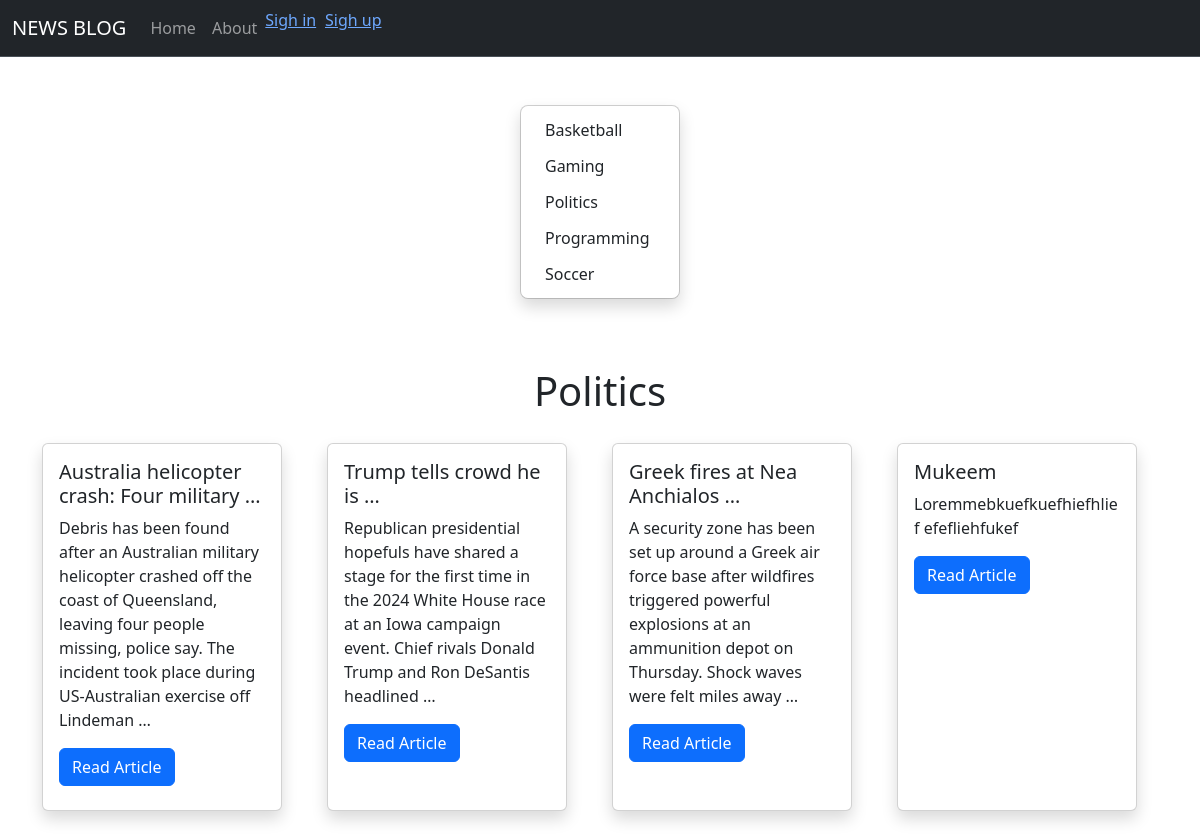
The app's page /category/2/ with its own data.
### blogproject/apps/articles/models.py (models this page shows, shortened)
class Category(models.Model):
    class Meta:
        verbose_name = "category"
        verbose_name_plural = "categories"
        ordering = ["name"]
    name = models.CharField(max_length=200, db_index=True)
    description = models.TextField(blank=True)

class Article(models.Model):
    class Meta:
        ordering = ["category"]
        verbose_name_plural = "articles"
        verbose_name = "article"
    title = models.CharField(max_length=350)
    description = models.TextField()
    category = models.ForeignKey('Category', on_delete=models.PROTECT, default=1, null=True)
    created = models.DateTimeField()
    published = models.BooleanField(default=True)

### blogproject/apps/articles/views.py (the view)
# urls.py: path('category/<int:category_id>/', get_category),
def get_category(request, category_id):
    categories = Category.objects.all().order_by("name").values()
    articles = Article.objects.filter(category_id=category_id)
    category = Category.objects.get(id=category_id)
    title = f"News Blog | {category.name}"
    return render(request, "category.html", {
        "categories": categories,
        "articles": articles,
        "category": category,
        "title": title
    })

### blogproject/apps/articles/templates/category.html
{% extends 'base.html' %}
{% block content %}
<div class="d-flex flex-column flex-md-row p-4 gap-4 py-md-5 align-items-center justify-content-center">
    <ul class="dropdown-menu position-static d-grid gap-1 p-2 rounded-3 mx-0 shadow w-220px" data-bs-theme="light">
        {% for category in categories %}
        <li><a class="dropdown-item rounded-2" href="/category/{{ category.id }}">{{ category.name }}</a></li>
        {% endfor %}
    </ul>
</div>
<div class="container" style="margin-top: 20px;">
    <h1 style="text-align: center;">{{ category.name }}</h1>
    <div class="row d-flex justify-content-center">
        {% for article in articles %}
        <div class="col-sm-6 col-md-3 justify-content-center">
            <div class="card shadow" style="width: 15rem; height: 23rem; margin-top: 20px;">
                <div class="card-body">
                    <h5 class="card-title">{{ article.title|truncatewords:5 }}</h5>
                    <p class="card-text">{{ article.description|truncatewords:30 }}</p>
                    <a href="/articles/{{ article.id }}" class="btn btn-primary">Read Article</a>
                </div>
                <br>
            </div>
            <br>
        </div>
        {% endfor %}
    </div>
</div>
{% endblock %}

### records on screen
Category: name "Basketball"
Category: name "Gaming"
Category: name "Politics"
Category: name "Programming"
Category: name "Soccer"
Article: title "Australia helicopter crash: Four military …", description "Debris has been found after an Australian military helicopter crashed off the coast of Queensland, leaving four people missing, police say. The incident took place during US-Australian exercise off Lindeman …"
Article: title "Trump tells crowd he is …", description "Republican presidential hopefuls have shared a stage for the first time in the 2024 White House race at an Iowa campaign event. Chief rivals Donald Trump and Ron DeSantis headlined …"
Article: title "Greek fires at Nea Anchialos …", description "A security zone has been set up around a Greek air force base after wildfires triggered powerful explosions at an ammunition depot on Thursday. Shock waves were felt miles away …"
Article: title "Mukeem", description "Loremmebkuefkuefhiefhlief efefliehfukef"
